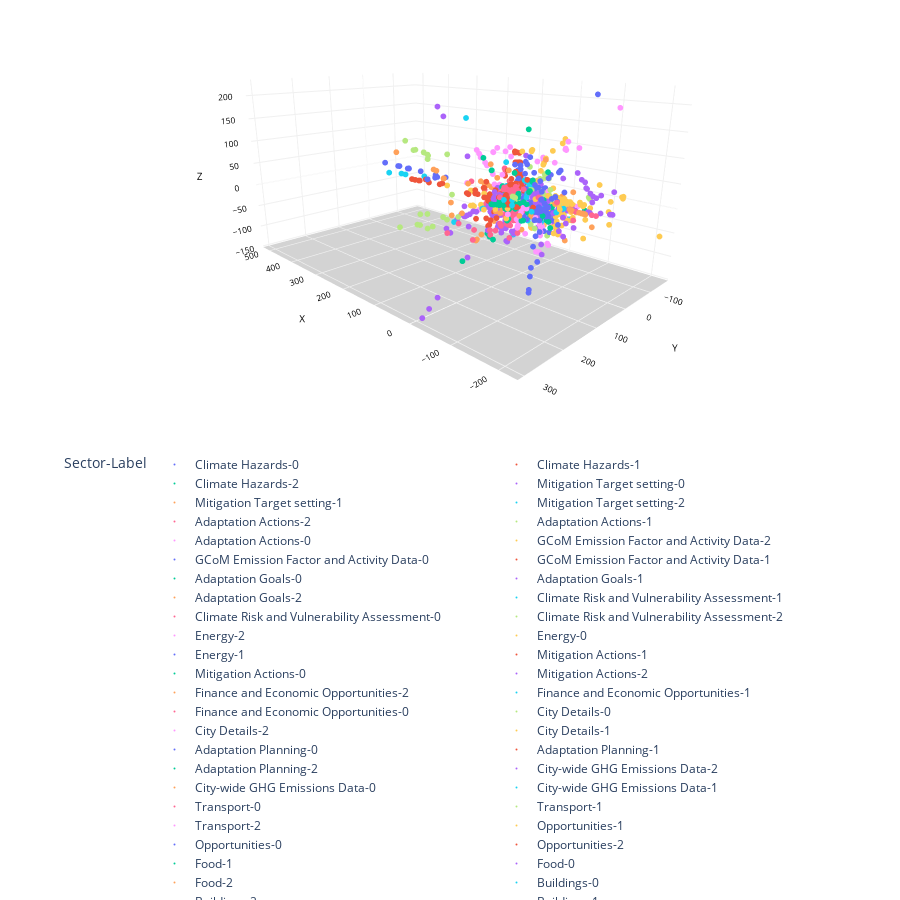

Notebook code for this chart:
### Code cell
# Create a 3D scatter plot
fig = px.scatter_3d(df, 
                    x = 'X',
                    y = 'Y',
                    z = 'Z',
                    color='Sector-Label',
                    height=900, width=900
                   )

# Update chart looks
fig.update_layout(#title_text="Scatter 3D Plot",
                  showlegend=True,
                  legend=dict(orientation="h", y=0, xanchor="center", x=0.5, traceorder="normal"),
                  scene_camera=dict(up=dict(x=0, y=0, z=1), 
                                        center=dict(x=0, y=0, z=-0.2),
                                        eye=dict(x=-1.5, y=1.5, z=0.5)),
                                        margin=dict(l=0, r=0, b=0, t=0),
                  scene = dict(xaxis=dict(backgroundcolor='white',
                                          color='black',
                                          gridcolor='#f0f0f0',
                                          title_font=dict(size=10),
                                          tickfont=dict(size=10),
                                         ),
                               yaxis=dict(backgroundcolor='white',
                                          color='black',
                                          gridcolor='#f0f0f0',
                                          title_font=dict(size=10),
                                          tickfont=dict(size=10),
                                          ),
                               zaxis=dict(backgroundcolor='lightgrey',
                                          color='black', 
                                          gridcolor='#f0f0f0',
                                          title_font=dict(size=10),
                                          tickfont=dict(size=10),
                                         )))
a
# Update marker size
fig.update_traces(marker=dict(size=2))

fig.show()
